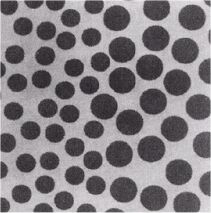
%> input picture morphology/TD5/lille-stor.jpg, 211 x 213 px
$ octave TD5_VE.m   (GNU Octave 9; MATLAB toolbox functions it lacks are replaced by stand-ins)
%> lines starting %> are read from the running program, lines starting %| are printed output that depends on the picture; in (x1, y1, x2, y2) boxes, pixels count from 0 and x2, y2 are one past the last pixel; in counts of white or black regions, pixels touching at a corner belong together; the program's own positions count from 1
%% Mathematical Morphology - Grayscale morphological reconstruction
% Assignment 5

% Nom : WU
% Prénom : Jinda

% Grayscale images can be thought of in three dimensions:
% the x- and y-axes represent pixel positions and the z-axis
% represents the intensity of each pixel. In this interpretation,
% the intensity values represent elevations, as in a topographical map.
% The areas of high intensity and low intensity in an image, peaks and
% valleys in topographical terms, can be important morphological features
% because they often mark relevant image objects.


%% 1. Finding peaks and valleys

clear all;
close all;

% The following simple image contains two primary regional maxima,
% the blocks of pixels containing the value 13 and 18, and several smaller maxima,
% set to 11.

A= [10 10 10 10 10 10 10 10 10 10
    10 13 13 13 10 10 11 10 11 10
    10 13 13 13 10 10 10 11 10 10
    10 13 13 13 10 10 11 10 11 10
    10 10 10 10 10 10 10 10 10 10
    10 11 10 10 10 18 18 18 10 10
    10 10 10 11 10 18 18 18 10 10
    10 10 11 10 10 18 18 18 10 10
    10 11 10 11 10 10 10 10 10 10
    10 10 10 11 10 10 11 10 10 10] ;
figure(1)
imagesc(A), colormap(gray);

%%%
% *1.1. Extract all regional maxima using imregionalmax*
BW = imregionalmax(A);
figure(2);
imagesc(BW), colomap(gray);
%> (this line was passed over: colomap is not available in this run)

% Code


%%%
% Comment:
%
% What is the type of the result image ?
%
% Answer: On obtient une image binaire avec plusieurs max régionaux, mais
%on n'a plus d'information sur l'impitude des max régionaux

%%%
% *1.2. Extended regional maxima*
%
% You might want only to identify areas of the image where
% the change in intensity is extreme; that is, the difference
% between the pixel and neighboring pixels is greater than
% (or less than) a certain threshold. For example, to find only
% those regional maxima in the sample image, A, that are at least two units
% higher  than their neighbors, use imextendedmax.

%%%
% *1.2.a) What is the difference between the two functions imregionalmax
% and imextendedmax?*
%
% Answer: parameter h of contrast

%%%
% *1.2.b)*

%Code:
figure(3)
MaxEtendus = imextendedmax(A,2);
imagesc(MaxEtendus), colormap(gray)


%%%
% *1.2.c)*
%
% Comment (+ comparison with the previous result)
%
% Answer : on n'a plus que 2 maxima, les autres ont étéfiltré en fonction
% de contraste.

% h means the diff (or call it threshold) between each pixel and the min
% pixel not less than the setted value.

%% 2. Suppressing Minima and Maxima
% In an image, every small fluctuation in intensity represents a regional
% minimum or maximum. You might only be interested in significant minima
% or maxima and not in these smaller minima and maxima caused by background texture.
%
% To remove the less significant minima and maxima but retain the significant minima
% and maxima, use the imhmax or imhmin function. With these functions, you can specify
% a contrast criteria or threshold level, h, that suppresses all maxima whose height is
% less than h or whose minima are greater than h.

%%%
% *2.1. hmin and hmax*
%
% Which type of image is returned with imhmin or imhmax? (BW, grey, color,
% .. ) ?
%
% Important note : The imregionalmin, imregionalmax, imextendedmin, and
% imextendedmax functions return a binary image that marks the locations of the regional
% minima and maxima in an image. The imhmax and imhmin functions produce an altered image.
%
%
%
% The simple image B contains two primary regional maxima, the blocks of pixels containing
% the value 14 and 18, and several smaller maxima, set to 11.


B= [10 10 10 10 10 10 10 10 10 10
    10 14 14 14 10 10 11 10 11 10
    10 14 14 14 10 10 10 11 10 10
    10 14 14 14 10 10 11 10 11 10
    10 10 10 10 10 10 10 10 10 10
    10 11 10 10 10 18 18 18 10 10
    10 10 10 11 10 18 18 18 10 10
    10 10 11 10 10 18 18 18 10 10
    10 11 10 11 10 10 10 10 10 10
    10 10 10 11 10 10 11 10 10 10] ;

%%%
% *2.2.*
%
% By using imhmax, eliminate all regional maxima except the two significant maxima
% (with values 14 and 18). Compare the values of the resulting matrix with
% the original matrix B.

%%%
% *2.2.a)*

% Code:

figure(4)
imagesc(B), colormap(gray)
B1=imhmax(B,2)
figure(5)
imagesc(B1), colormap(gray);

B2= B - B1
figure(6);
imagesc(B2), colormap(gray);


%%%
% *2.2.b)*
%
% Comment :
%
%


%%%
% *2.3*
%
% The simple image C contains two primary regional maxima, the blocks of pixels containing
% the values 14 and 18, and several smaller maxima, set to 11. One pixel of the regional
% maximum of value 14 is corrupted by noise and set to 1.


C= [10 10 10 10 10 10 10 10 10 10
    10 14 14 14 10 10 11 10 11 10
    10 20 14 14 10 10 10 11 10 10
    10 14 14 14 10 10 11 10 11 10
    10 10 10 10 10 10 10 10 10 10
    10 11 10 10 10 18 18 18 10 10
    10 10 10 11 10 18 18 18 10 10
    10 10 11 10 10 18 18 18 10 10
    10 11 10 11 10 10 10 10 10 10
    10 10 10 11 10 10 11 10 10 10] ;

%%%
% Eliminate all regional maxima except the two significant maxima
% (with values 14 and 18), removing the noise. Compare the values of the result matrix with
% the original matrix C.

%%%
% *2.3.a)*

% Code:
figure(7)
imagesc(C), colormap(gray);
C_rm = imhmax(C, 6);
figure(8)
imagesc(C_rm), colormap(gray);

%C_final = C-C_rm;
C_final = imregionalmax(C_rm);
figure(9)
imagesc(C_final), colormap(gray);

%%%
% *2.3.b)*
%
% Comment:
%
% Il faut choisir la valeur 6 car cela permet de corriger le pic de bruit,
% de ramener la valeur du pixel 20 à 14, sans supprimer l'autre maximum
% régional. Par contre, celui-ci est atténué.


%%
% *2.4*
%
% The simple image D contains two primary regional minima, the blocks of pixels containing
% the value 14 and 18, and several deeper minima, set to 11.


D= [24 24 24 24 24 24 24 24 24 24
    24 14 14 14 24 24 11 24 11 24
    24 14 14 14 24 24 24 11 24 24
    24 14 14 14 24 24 11 24 11 24
    24 24 24 24 24 24 24 24 24 24
    24 11 24 24 24 18 18 18 24 24
    24 24 24 11 24 18 18 18 24 24
    24 24 11 24 24 18 18 18 24 24
    24 11 24 11 24 24 24 24 24 24
    24 24 24 11 24 24 11 24 24 24] ;

%%%
% Eliminate all regional minima except the minima equal to 11,

%%%
% *2.4.a)*

% Code:

figure(10)
imagesc(D), colormap(gray)

D2=imhmin(D,10) ; % avec 6, on supprime le min Ã  18, avec 10, on supprime le min de 14
figure(11)
imagesc(D2), colormap(gray)


%%%
% *2.4.b)*
%
% Comment:
%
%


%% 3. Application 1
%
% In this section, the goal is to segment the black objects in the image
% 'lille-stor.jpg' before applying a granulometry study.
% You can check that a simple threshold gives a good result. However, we'll
% use regional extrema operators in order to well understand these
% operators.

clear all;
close all;
I=imread('lille-stor.jpg');
%> I is the input picture: size 213x211x3 uint8; mean R, G, B 131.3, 126.7, 130.6

I=rgb2gray(I);
%> I: size 213x211 uint8
figure, imagesc(I),colormap(gray), title('I'), axis equal

%%%
% *3.1. Analysis of the input image*
%
% *3.1.1. Extract all regional minima using imregionalmin*

% Code :

Iminr = imregionalmin(I);
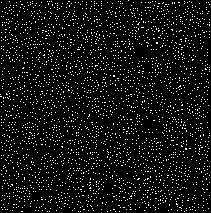
%> Iminr: size 213x211 logical; 6.9% white in thin lines or dots
figure(1)
imshow(Iminr);

%%%
% Comment :


%%%
% *3.1.2. Extract all regional maxima using imregionalmax.*

% Code :

Imaxr = imregionalmax(I);
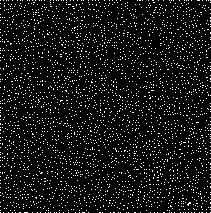
%> Imaxr: size 213x211 logical; 7.4% white in thin lines or dots
figure(2)
imshow(Imaxr);

%%%
% Comment :  many regional maxima
%
% To understand the previous results, let's plot a profile.

figure(2), imagesc(I),colormap(gray), title('I'), axis equal
%improfile()
% ou
x = [2 210];
 y = [83 83];
 improfile(I,x,y);

%%%
% What do you observe ?
%

%%%
% *3.1.2. Image segmentation*
%
% Propose a sequence of processing steps to obtain a binary image
% with the round objects. (you can plot the same profile to understand
% the result of your operations)

% Code:
figure(3) ;imagesc(I), colormap(gray); title('I'), axis equal
I_top = imhmax(I, 120);
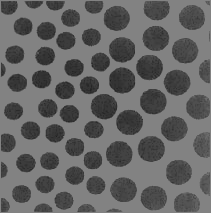
%> I_top: size 213x211 uint8; min 27, max 130, mean 101
figure(4);  improfile(I_top,x,y);
figure(5);imagesc(I_top), colormap(gray); title('I with imhmax'), axis equal
I_bot = imhmin(I_top, 50);
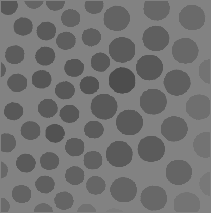
%> I_bot: size 213x211 uint8; min 77, max 130, mean 114.2
figure(6); imagesc(I_bot), colormap(gray); title('I with imhmin'), axis equal
figure(7); improfile(I_bot,x,y);
mine = imregionalmin(I_bot);
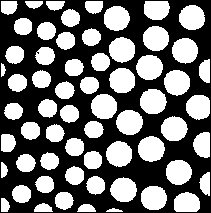
%> mine: size 213x211 logical; 44.3% white; 62 white regions, largest, box (x1, y1, x2, y2) and area: (138, 136, 165, 162) 543, (140, 89, 167, 114) 533, (136, 55, 163, 80) 532
figure(8), imshow(mine),  title('I with imregionalmin'), axis equal

%
% se = strel('disk', 20);
% I_closing = imclose(I_bot, se);
% figure(9); imagesc(I_closing-I_bot); colormap(gray);
%


%% 4. Application 2
%
% In this section, the goal is to segment the cells present in the image
% 'erythrocytes.bmp' without inclusions(small black dots). The obtained
% result must be similar to the one shown in erythrocytesBin.bmp.
%
% For this application, you can use any tools seen in the Chapter 5.

clear all;
close all;
I=imread('erythrocytes.bmp');
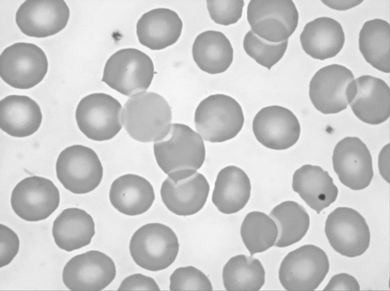
%> input picture morphology/TD5/erythrocytes.bmp, 390 x 291 px
%> I is the input picture: size 291x390x3 uint8; min 64, max 255, mean 202
figure, imshow(I),colormap(gray), title('I'), axis equal

%improfile();
Ires=imread('erythrocytesBin.bmp');
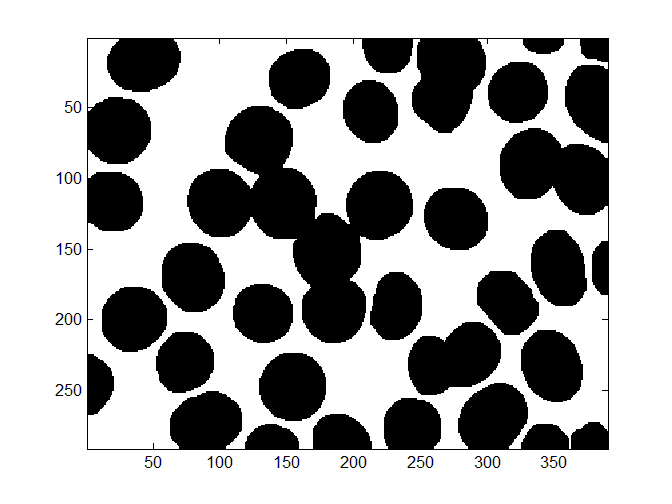
%> input picture morphology/TD5/erythrocytesBin.bmp, 672 x 504 px
%> Ires: size 504x672 uint8; min 0, max 255, mean 169.5
figure, imshow(Ires),colormap(gray), title('Expected result'), axis equal
